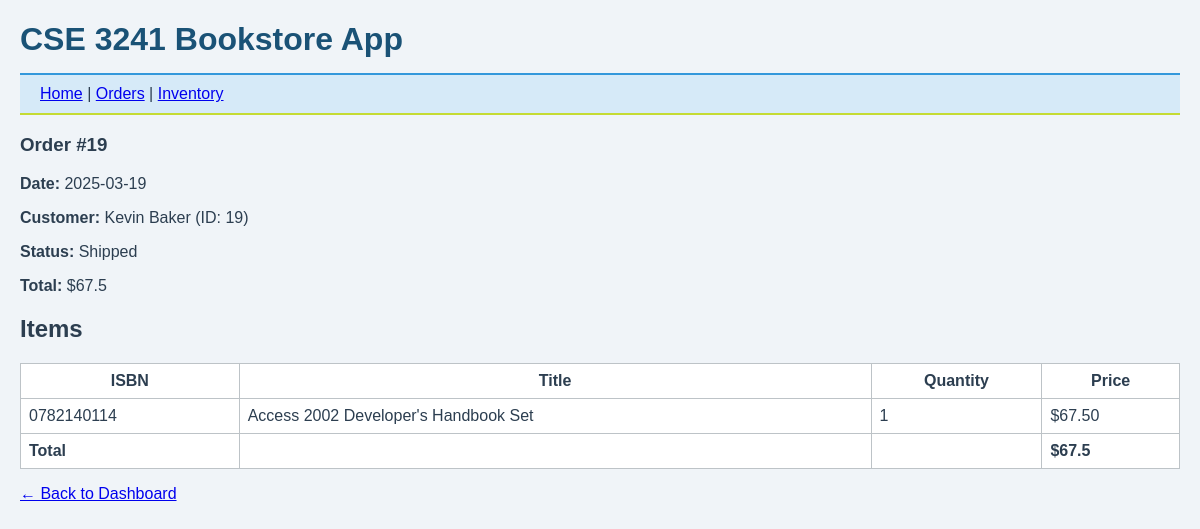
The app's page /order/19 with its own data.
### tables this page shows
CREATE TABLE "Order" (
    Order_ID INTEGER PRIMARY KEY,
    Customer_ID INTEGER NOT NULL,
    Date TEXT NOT NULL,
    Status TEXT NOT NULL,
    Total_Price DECIMAL(10, 2) NOT NULL,
    FOREIGN KEY (Customer_ID) REFERENCES Customer(Customer_ID)
);

CREATE TABLE Customer (
    Customer_ID INTEGER PRIMARY KEY,
    First_Name TEXT NOT NULL,
    Last_Name TEXT NOT NULL,
    Address TEXT,
    Phone TEXT,
    Email TEXT
);

CREATE TABLE Order_Item (
    Order_Item_ID INTEGER PRIMARY KEY,
    Book_ID TEXT NOT NULL,
    Order_ID INTEGER NOT NULL,
    Quantity INTEGER NOT NULL,
    Price DECIMAL(10, 2) NOT NULL,
    FOREIGN KEY (Book_ID) REFERENCES Book(ISBN),
    FOREIGN KEY (Order_ID) REFERENCES "Order"(Order_ID)
);

CREATE TABLE Book (
    ISBN TEXT PRIMARY KEY,
    Title TEXT NOT NULL,
    Genre TEXT,
    Price DECIMAL(10, 2) NOT NULL,
    Year INTEGER,
    Publisher_ID INTEGER,
    FOREIGN KEY (Publisher_ID) REFERENCES Publisher(Publisher_ID)
);

### app.py (the view)
@app.route('/order/<int:order_id>')
def order_details(order_id):
    db = get_db()
    order = db.execute('''
        SELECT o.Order_ID, o.Date, o.Status, o.Total_Price, c.Customer_ID, c.First_Name || ' ' || c.Last_Name AS Customer
        FROM "Order" o
        JOIN Customer c ON o.Customer_ID = c.Customer_ID
        WHERE o.Order_ID = ?
    ''', (order_id,)).fetchone()
    items = db.execute('''
        SELECT oi.Quantity, oi.Price, b.Title, b.ISBN
        FROM Order_Item oi
        JOIN Book b ON b.ISBN = oi.Book_ID
        WHERE oi.Order_ID = ?
    ''', (order_id,)).fetchall()
    return render_template('order_details.html', order=order, items=items)

### app.py (called while the page is built)
def get_db():
    db = sqlite3.connect('bookstore.sqlite')
    db.row_factory = sqlite3.Row
    return db

### templates/order_details.html
{% extends 'base.html' %}
{% block content %}
<h3>Order #{{ order.Order_ID }}</h3>
<p><strong>Date:</strong> {{ order.Date }}</p>
<p><strong>Customer:</strong> {{ order.Customer }} (ID: {{ order.Customer_ID }})</p>
<p><strong>Status:</strong> {{ order.Status }}</p>
<p><strong>Total:</strong> ${{ order.Total_Price }}</p>
<h2>Items</h2>
<table border="1">
    <tr>
        <th>ISBN</th>
        <th>Title</th>
        <th>Quantity</th>
        <th>Price</th>
    </tr>
    {% for item in items %}
    <tr>
        <td>{{ item.ISBN }}</td>
        <td>{{ item.Title }}</td>
        <td>{{ item.Quantity }}</td>
        <td>${{ '%.2f' | format(item.Price) }}</td>
    </tr>
    {% endfor %}
    <tr>
        <td><strong>Total</strong></td>
        <td></td>
        <td></td>
        <td><strong>${{ order.Total_Price }}</strong></td>
    </tr>
</table>
<p><a href="{{ url_for('dashboard') }}">← Back to Dashboard</a></p>
{% endblock %}

### static/styles.css (style rules this page uses)
body { font-family: sans-serif; margin: 20px; background: #f0f4f8; color: #2c3e50; }
table { width: 100%; border-collapse: collapse; background: #ffffff; }
th, td { padding: 8px; border: 1px solid #bdc3c7; }

### records on screen
Order: Order_ID "19", Date "2025-03-19", Status "Shipped", Total_Price "67.5"
Customer: Customer_ID "19"
Order_Item: ISBN "0782140114", Title "Access 2002 Developer's Handbook Set", Quantity "1", Price "67.50"

### other values on screen
{{ order.Customer }} "Kevin Baker"
